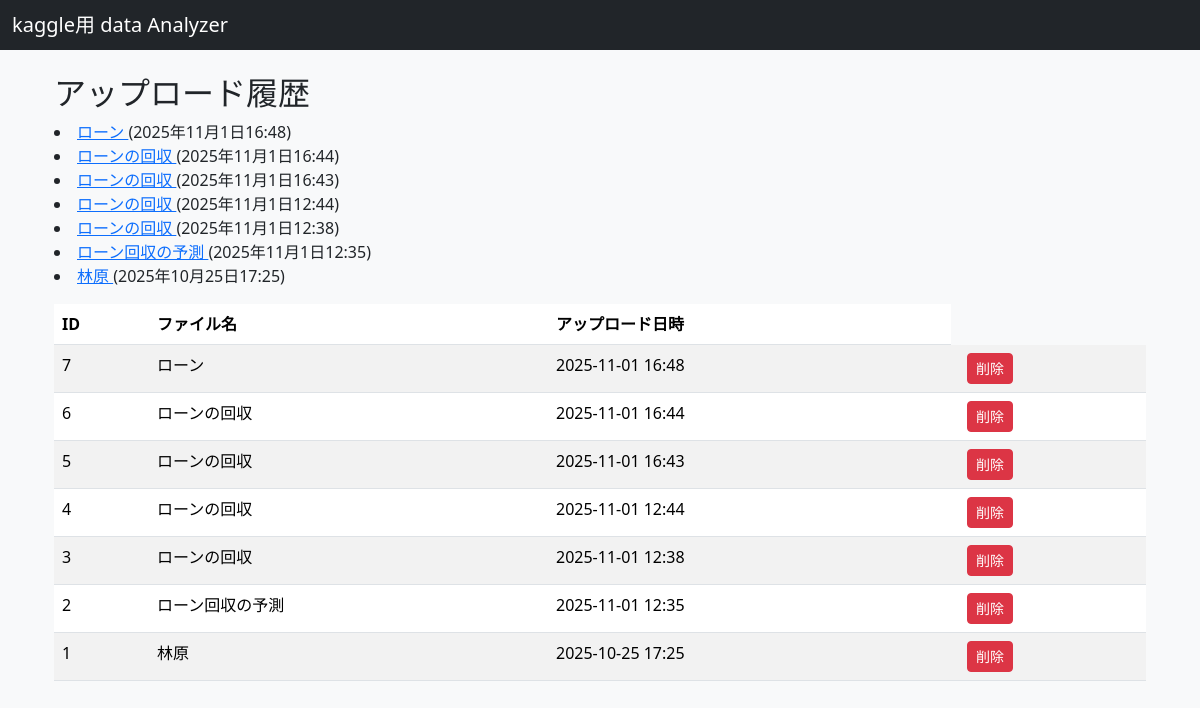
/list/, run on an earlier commit of the app's database.
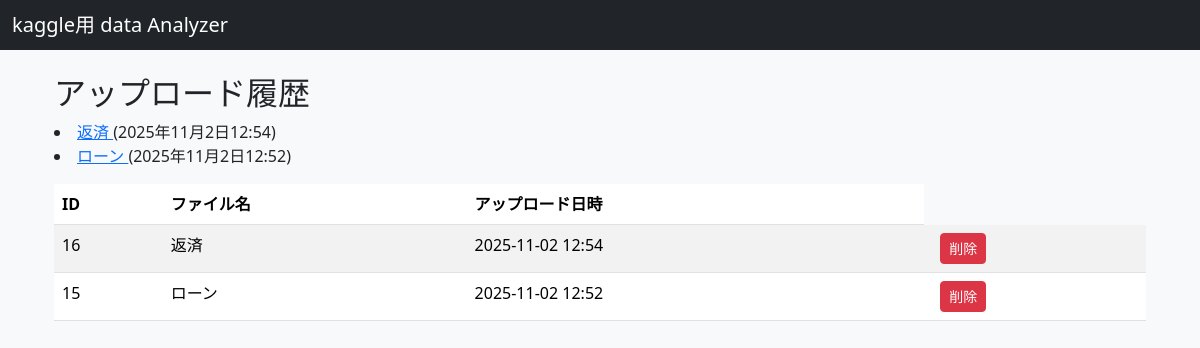
And on a later commit of the database.
### webappStart/models.py (models this page shows, shortened)
class Dataset(models.Model):
    name = models.CharField(max_length=200)
    csv_file = models.FileField(upload_to = '')
    uploaded_at = models.DateTimeField(auto_now_add=True)

### webappStart/views.py (the view)
# urls.py: path('list/', views.dataset_list, name='dataset_list'),
def dataset_list(request):
    datasets = Dataset.objects.all().order_by('-uploaded_at')
    return render(request, 'dataset_list.html', {'datasets': datasets})

### webappStart/templates/dataset_list.html
{% extends 'base.html' %}
{% block content %}
<div class="container mt-4">
    <h2>アップロード履歴</h2>
    <table class="table table-striped mt-3">
        <thead>
            <tr>
                <th>ID</th>
                <th>ファイル名</th>
                <th>アップロード日時</th>
            </tr>
        </thead>
        <tbody>
            {% for d in datasets %}
            <tr>
                <td>{{ d.id }}</td>
                <td>{{ d.name }}</td>
                <td>{{ d.uploaded_at|date:"Y-m-d H:i"}}</td>
                <td>
                <a href="{% url 'dataset_delete' d.pk %}" class="btn btn-danger btn-sm ms-2"
                onclick="return confirm('本当に削除しますか')">
                削除
                </a>
                </td>
            </tr>
            {% empty %}
            <tr><td colspan="3">まだアップロードはありません</td></tr>
            {% endfor %}
        {% for dataset in datasets %}
            <li>
                <a href="{% url 'dataset_detail' dataset.pk %}">
                    {{ dataset.name }}
                </a>
                ({{ dataset.uploaded_at }})
            </li>
        {% endfor %}
        </tbody>
    </table>
</div>
{% endblock %}

### webappStart/templates/base.html (shortened to what this page needs)
<!DOCTYPE html>
<html lang="en">
<head>
    <link rel="stylesheet" href="https://cdn.jsdelivr.net/npm/bootstrap@5.3.3/dist/css/bootstrap.min.css" rel="stylesheet">
</head>
<body class="bg-light">
    <nav class="navbar navbar-dark bg-dark mb-4">
        <div class="container-fluid">
            <span class="navbar-brand mb-0 h1">kaggle用 data Analyzer</span>
        </div>
    </nav>
    <div class="container">
        {% block content %}
        {% endblock %}
    </div>
</body>
</html>

What changed in the data, as far as the page shows it:
removed Dataset: id "7", name "ローン", uploaded_at "2025-11-01 16:48", uploaded_at "2025年11月1日16:48"
removed Dataset: id "6", name "ローンの回収", uploaded_at "2025-11-01 16:44", uploaded_at "2025年11月1日16:44"
removed Dataset: id "5", name "ローンの回収", uploaded_at "2025-11-01 16:43", uploaded_at "2025年11月1日16:43"
removed Dataset: id "4", name "ローンの回収", uploaded_at "2025-11-01 12:44", uploaded_at "2025年11月1日12:44"
removed Dataset: id "3", name "ローンの回収", uploaded_at "2025-11-01 12:38", uploaded_at "2025年11月1日12:38"
removed Dataset: id "2", name "ローン回収の予測", uploaded_at "2025-11-01 12:35", uploaded_at "2025年11月1日12:35"
removed Dataset: id "1", name "林原", uploaded_at "2025-10-25 17:25", uploaded_at "2025年10月25日17:25"
added Dataset: id "16", name "返済", uploaded_at "2025-11-02 12:54", uploaded_at "2025年11月2日12:54"
added Dataset: id "15", name "ローン", uploaded_at "2025-11-02 12:52", uploaded_at "2025年11月2日12:52"
